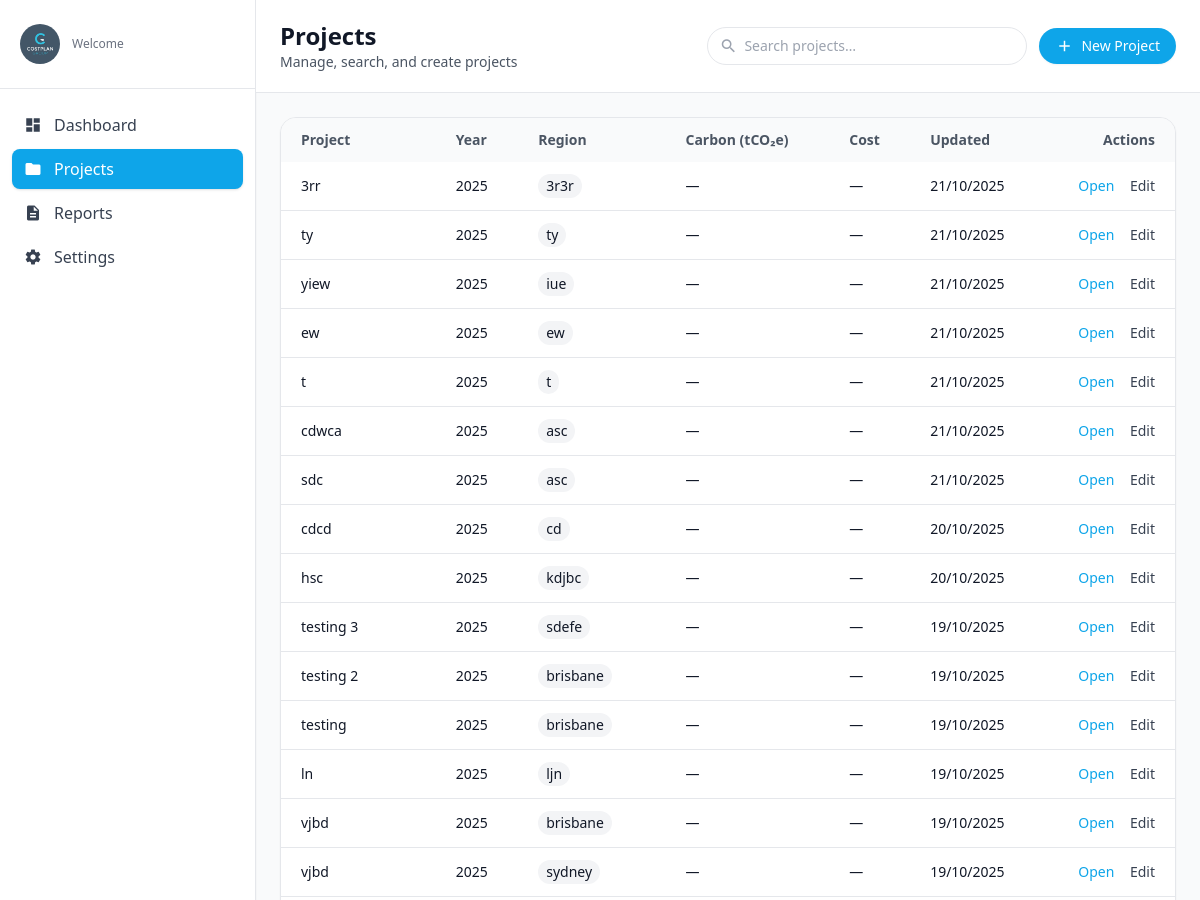
The page /projects/ (signed in, upper part) on the database as committed earlier.
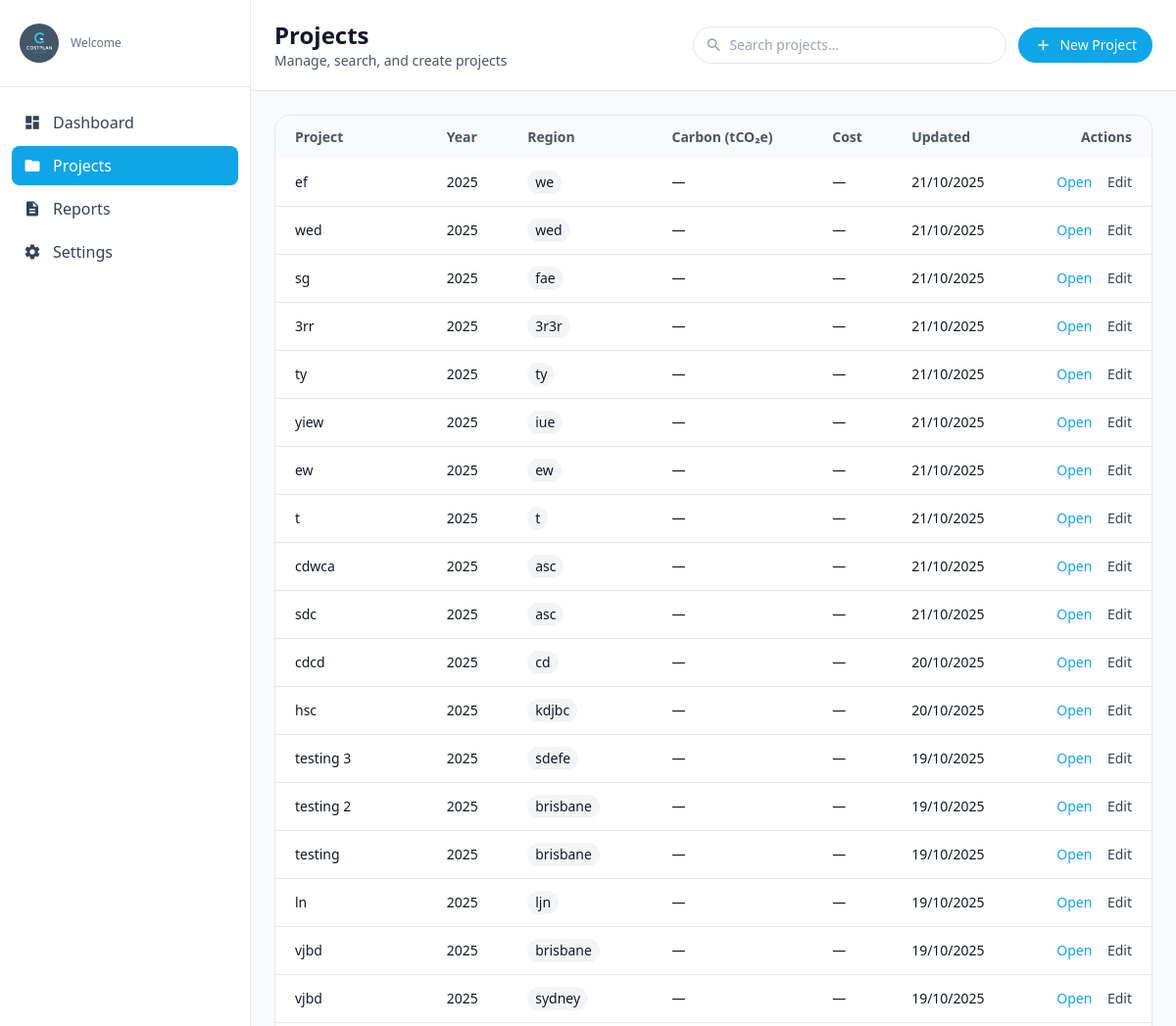
The same page on the database as committed later.
### app1/models.py (models this page shows, shortened)
class Metrics(models.Model):
    id = models.AutoField(primary_key=True)
    user = models.ForeignKey(User, on_delete=models.SET_NULL, null=True, blank=True, related_name="metrics")
    project_code = models.CharField(max_length=120, null=True, blank=True)  # free-form link to a project if needed
    building_type = models.CharField(max_length=120, null=True, blank=True)
    roof_area_m2 = models.DecimalField(max_digits=12, decimal_places=2, null=True, blank=True)
    roof_percent_gifa = models.DecimalField(max_digits=6, decimal_places=2, null=True, blank=True)
    basement_present = models.BooleanField(default=False)
    basement_size_m2 = models.DecimalField(max_digits=12, decimal_places=2, null=True, blank=True)
    basement_percent_gifa = models.DecimalField(max_digits=6, decimal_places=2, null=True, blank=True)
    num_apartments = models.PositiveIntegerField(null=True, blank=True)
    num_keys = models.PositiveIntegerField(null=True, blank=True)
    num_wcs = models.PositiveIntegerField(null=True, blank=True)
    gifa_m2 = models.DecimalField("GIFA (m²)", max_digits=14, decimal_places=2, null=True, blank=True)
    external_wall_area_m2 = models.DecimalField(max_digits=14, decimal_places=2, null=True, blank=True)
    external_openings_m2 = models.DecimalField(max_digits=14, decimal_places=2, null=True, blank=True)
    building_footprint_m2 = models.DecimalField(max_digits=14, decimal_places=2, null=True, blank=True)
    total_budget_aud = models.DecimalField(max_digits=16, decimal_places=2, null=True, blank=True)
    selected_intervention_ids = models.JSONField(default=list, blank=True)
    project_name = models.CharField(max_length=255, null=True, blank=True)
    location     = models.CharField(max_length=255, null=True, blank=True)
    created_at = models.DateTimeField(auto_now_add=True)
    updated_at = models.DateTimeField(auto_now=True)
    class Meta:
        db_table = "Metrics"
        indexes = [
            models.Index(fields=["building_type"]),
            models.Index(fields=["project_code"]),
            models.Index(fields=["created_at"]),
        ]

### app1/views.py (the view)
# urls.py: path('projects/', views.projects_view, name='projects'),
@login_required(login_url='login')
def projects_view(request: HttpRequest):
    q = (request.GET.get("q") or "").strip()
    qs = Metrics.objects.all().order_by("-updated_at", "-created_at")
    if q:
        qs = qs.filter(
            Q(project_name__icontains=q)
            | Q(building_type__icontains=q)
            | Q(location__icontains=q)
        )
    return render(request, "projects.html", {"projects": qs, "query": q})

### app1/context_processors.py (called while the page is built)
def theme_context(request):
    return {
        'current_theme': request.session.get('theme', 'light')
    }

### app1/templates/projects.html (shortened to what this page needs)
{% load static %}
{% load humanize %}
<!DOCTYPE html>
<html lang="en">
<head>
  <script src="https://cdn.tailwindcss.com"></script>
</head>
<body class="min-h-screen bg-gray-50 text-gray-900">
  <div class="flex min-h-screen">
    <aside class="w-64 shrink-0 bg-white border-r shadow-sm">
      <div class="px-5 py-6 border-b">
        <div class="flex items-center gap-3">
          <img src="{% static 'images/img4.jpg' %}" alt="Logo" class="w-10 h-10 rounded-full object-cover">
          <div>
            <p class="text-xs text-gray-500">Welcome</p>
          </div>
        </div>
      </div>
      <nav class="px-3 py-4 space-y-1">
        <a href="{% url 'dashboard' %}"
           class="flex items-center gap-3 px-3 py-2 rounded-lg {% if 'dashboard' in request.path %}bg-brand text-white shadow{% else %}text-gray-700 hover:bg-gray-100{% endif %}">
          <span class="material-icons text-[18px]">dashboard</span> Dashboard
        </a>
        <a href="{% url 'projects' %}"
           class="flex items-center gap-3 px-3 py-2 rounded-lg {% if 'projects' in request.path %}bg-brand text-white shadow{% else %}text-gray-700 hover:bg-gray-100{% endif %}">
          <span class="material-icons text-[18px]">folder</span> Projects
        </a>
        <a href="#" class="flex items-center gap-3 px-3 py-2 rounded-lg text-gray-700 hover:bg-gray-100">
          <span class="material-icons text-[18px]">description</span> Reports
        </a>
        <a href="#" class="flex items-center gap-3 px-3 py-2 rounded-lg text-gray-700 hover:bg-gray-100">
          <span class="material-icons text-[18px]">settings</span> Settings
        </a>
      </nav>
    </aside>
    <main class="flex-1">
      <header class="bg-white border-b">
        <div class="max-w-7xl mx-auto px-6 py-5">
          <div class="flex flex-col gap-4 md:flex-row md:items-center md:justify-between">
            <div>
              <h1 class="text-2xl font-semibold">Projects</h1>
              <p class="text-sm text-gray-600">Manage, search, and create projects</p>
            </div>
            <div class="flex items-center gap-3 w-full md:w-auto">
              <div class="relative flex-1 md:w-80">
                <span class="material-icons absolute left-3 top-1/2 -translate-y-1/2 text-gray-400 text-[18px]">search</span>
                <input id="searchProjects" type="text" placeholder="Search projects…"
                       class="w-full rounded-full border pl-9 pr-3 py-2 text-sm bg-white focus:outline-none focus:ring-2 focus:ring-brand/30 focus:border-brand">
              </div>
              <a href="{% url 'create_project' %}"
                 class="inline-flex items-center gap-2 rounded-full bg-brand px-4 py-2 text-white text-sm font-medium shadow-sm hover:bg-brand-600">
                <span class="material-icons text-[18px]">add</span> New Project
              </a>
            </div>
          </div>
        </div>
      </header>
      <div class="max-w-7xl mx-auto px-6 py-6">
        <section class="bg-white border rounded-2xl shadow-sm overflow-x-auto">
          <table class="min-w-full text-sm">
            <thead class="bg-gray-50 text-gray-600">
              <tr>
                <th class="text-left px-5 py-3">Project</th>
                <th class="text-left px-5 py-3">Year</th>
                <th class="text-left px-5 py-3">Region</th>
                <th class="text-left px-5 py-3">Carbon (tCO₂e)</th>
                <th class="text-left px-5 py-3">Cost</th>
                <th class="text-left px-5 py-3">Updated</th>
                <th class="text-right px-5 py-3">Actions</th>
              </tr>
            </thead>
            <tbody id="projectRows" class="divide-y">
              {% for p in projects %}
              <tr class="hover:bg-gray-50" data-name="{{ p.project_name|default_if_none:'' }}">
                <td class="px-5 py-3 font-medium">
                  <a href="{% url 'project_detail' p.id %}" class="hover:underline">
                    {% if p.project_name %}{{ p.project_name }}{% else %}Project #{{ p.id }}{% endif %}
                  </a>
                </td>
                <td class="px-5 py-3">
                  {% if p.updated_at %}{{ p.updated_at|date:"Y" }}
                  {% elif p.created_at %}{{ p.created_at|date:"Y" }}
                  {% else %}—{% endif %}
                </td>
                <td class="px-5 py-3">
                  <span class="inline-flex items-center rounded-full bg-gray-100 px-2 py-0.5">
                    {{ p.location|default:"—" }}
                  </span>
                </td>
                <td class="px-5 py-3">—</td>
                <td class="px-5 py-3">
                  {% if p.estimated_auto_budget_aud %}
                    ${{ p.estimated_auto_budget_aud|floatformat:0|intcomma }}
                  {% else %}—{% endif %}
                </td>
                <td class="px-5 py-3">
                  {% if p.updated_at %}{{ p.updated_at|date:"d/m/Y" }}
                  {% elif p.created_at %}{{ p.created_at|date:"d/m/Y" }}
                  {% else %}—{% endif %}
                </td>
                <td class="px-5 py-3 space-x-3 text-right">
                  <a href="{% url 'project_detail' p.id %}" class="text-brand hover:text-brand-700">Open</a>
                  <a href="{% url 'project_detail' p.id %}?edit=1" class="text-gray-700 hover:text-gray-900">Edit</a>
                </td>
              </tr>
              {% empty %}
              <tr>
                <td colspan="7" class="px-5 py-6 text-gray-500">No projects found.</td>
              </tr>
              {% endfor %}
            </tbody>
          </table>
        </section>
      </div>
    </main>
  </div>
</body>
</html>

Rows that differ between the two databases and show on the page:
added Metrics: project_name "ef", updated_at "2025", location "we", updated_at "21/10/2025"
added Metrics: project_name "wed", updated_at "2025", location "wed", updated_at "21/10/2025"
added Metrics: project_name "sg", updated_at "2025", location "fae", updated_at "21/10/2025"
